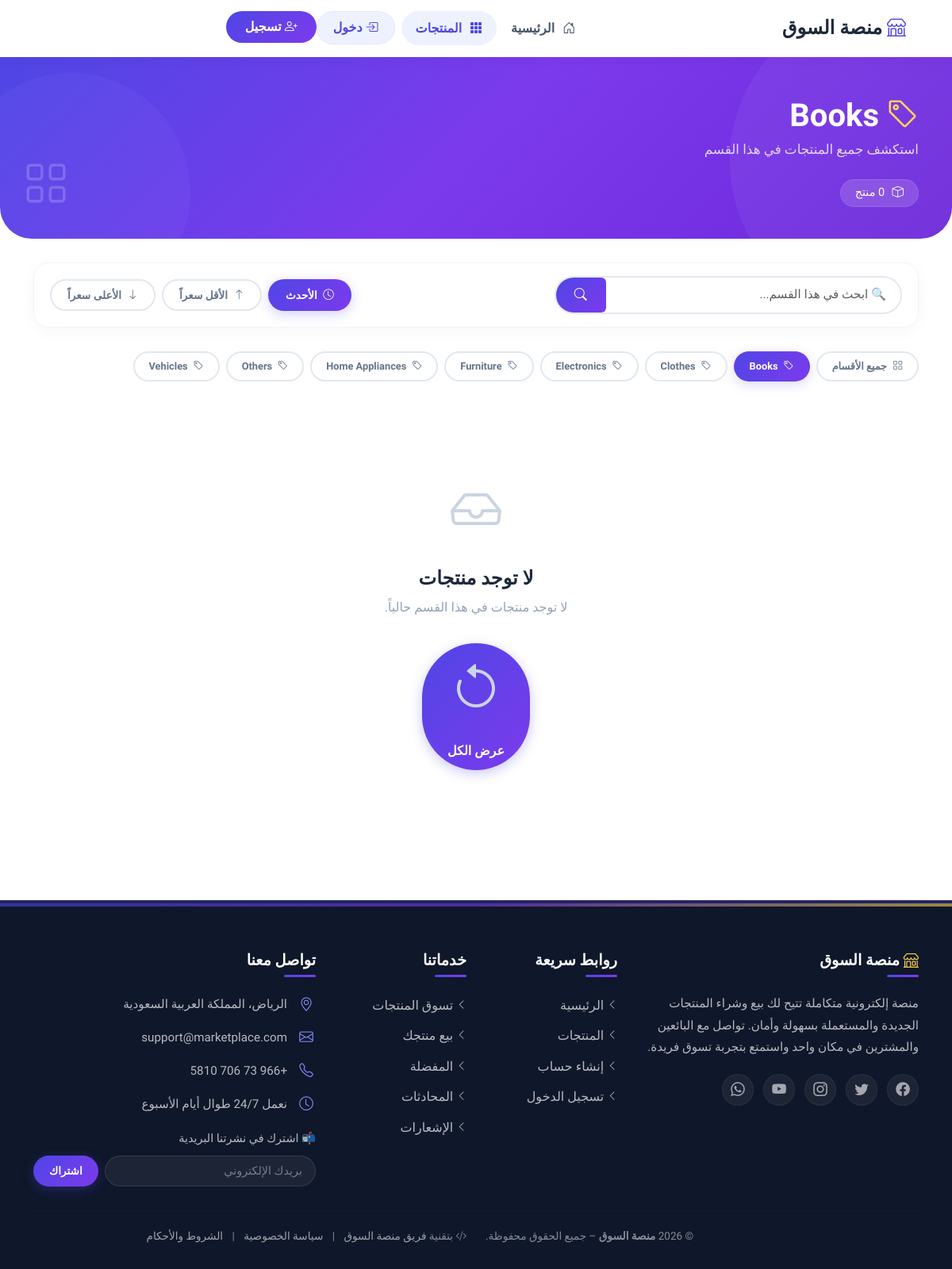
Screenshot of /products/category.php?id=5 with the database file from the repository.
### tables this page shows
CREATE TABLE IF NOT EXISTS `categories` (
  `id` INT(11) NOT NULL AUTO_INCREMENT,
  `name` VARCHAR(50) NOT NULL,
  `slug` VARCHAR(50) NOT NULL UNIQUE,
  `created_at` TIMESTAMP NOT NULL DEFAULT CURRENT_TIMESTAMP,
  PRIMARY KEY (`id`)
);

### includes/helpers.php (called while the page is built, shortened)
<?php
function sanitizeInput(string $data): string {
    $data = trim($data);
    $data = stripslashes($data);
    $data = htmlspecialchars($data, ENT_QUOTES, 'UTF-8');
    return $data;
}

### products/category.php (the view, shortened to what this page needs)
<?php
require_once '../includes/helpers.php';
$categoryId = filter_var($_GET['id'] ?? 0, FILTER_VALIDATE_INT);
$search = sanitizeInput($_GET['search'] ?? '');
$sort = $_GET['sort'] ?? 'newest';
$page = max(1, filter_var($_GET['page'] ?? 1, FILTER_VALIDATE_INT));
$limit = 12;
$offset = ($page - 1) * $limit;
try {
    $db = Database::getConnection();
    $stmtCat = $db->prepare('SELECT id, name, slug FROM categories WHERE id = ?');
    $stmtCat->execute([$categoryId]);
    $category = $stmtCat->fetch();
    $whereConditions = ['p.category_id = ?', 'p.status = "available"'];
    $params = [$categoryId];
    $whereClause = implode(' AND ', $whereConditions);
    $orderBy = match($sort) {
        'price_low' => 'p.price ASC',
        'price_high' => 'p.price DESC',
        'oldest' => 'p.created_at ASC',
        default => 'p.created_at DESC'
    };
    $countSql = "SELECT COUNT(*) as total FROM products p WHERE $whereClause";
    $stmt = $db->prepare($countSql);
    $stmt->execute($params);
    $total = $stmt->fetch()['total'];
    $sql = "SELECT p.*, u.name as seller_name,
            (SELECT image_path FROM product_images WHERE product_id = p.id AND is_primary = 1 LIMIT 1) as primary_image
            FROM products p
            JOIN users u ON p.seller_id = u.id
            WHERE $whereClause
            ORDER BY $orderBy
            LIMIT ? OFFSET ?";
    $stmt = $db->prepare($sql);
    $params[] = $limit;
    $params[] = $offset;
    $stmt->execute($params);
    $products = $stmt->fetchAll();
    $stmtAllCats = $db->query('SELECT id, name FROM categories ORDER BY name');
    $allCategories = $stmtAllCats->fetchAll();
} catch (PDOException $e) {
    $error = 'حدث خطأ في تحميل المنتجات.';
    $products = [];
    $allCategories = [];
}
require_once '../includes/header.php';
?>
<section class="category-header">
    <div class="container">
        <div class="row align-items-center">
            <div class="col-lg-8">
                <h1 class="page-title">
                    <i class="bi bi-tag"></i> <?php echo htmlspecialchars($category['name']); ?>
                </h1>
                <p class="page-subtitle">استكشف جميع المنتجات في هذا القسم</p>
                <span class="product-count">
                    <i class="bi bi-box"></i> <?php echo $total; ?> منتج
                </span>
            </div>
            <div class="col-lg-4 text-center d-none d-lg-block">
                <i class="bi bi-grid category-icon"></i>
            </div>
        </div>
    </div>
</section>
<div class="container pb-4">
    <div class="filter-section">
        <div class="row align-items-center g-3">
            <div class="col-md-5">
                <div class="search-box">
                    <form method="GET" action="">
                        <div class="input-group">
                            <input type="text" class="form-control" name="search" placeholder="🔍 ابحث في هذا القسم..." value="<?php echo htmlspecialchars($search); ?>">
                            <button class="btn btn-search" type="submit">
                                <i class="bi bi-search"></i>
                            </button>
                        </div>
                    </form>
                </div>
            </div>
            <div class="col-md-7">
                <div class="sort-buttons d-flex flex-wrap gap-2 justify-content-md-end">
                    <a href="?id=<?php echo $categoryId; ?>&sort=newest<?php echo $search ? '&search='.urlencode($search) : ''; ?>" class="btn <?php echo $sort === 'newest' ? 'active' : ''; ?>">
                        <i class="bi bi-clock"></i> الأحدث
                    </a>
                    <a href="?id=<?php echo $categoryId; ?>&sort=price_low<?php echo $search ? '&search='.urlencode($search) : ''; ?>" class="btn <?php echo $sort === 'price_low' ? 'active' : ''; ?>">
                        <i class="bi bi-arrow-up"></i> الأقل سعراً
                    </a>
                    <a href="?id=<?php echo $categoryId; ?>&sort=price_high<?php echo $search ? '&search='.urlencode($search) : ''; ?>" class="btn <?php echo $sort === 'price_high' ? 'active' : ''; ?>">
                        <i class="bi bi-arrow-down"></i> الأعلى سعراً
                    </a>
                </div>
            </div>
        </div>
    </div>
    <div class="category-pills">
        <a href="index.php" class="pill <?php echo !isset($_GET['id']) ? 'active' : ''; ?>">
            <i class="bi bi-grid"></i> جميع الأقسام
        </a>
        <?php foreach ($allCategories as $cat): ?>
            <a href="category.php?id=<?php echo $cat['id']; ?>" class="pill <?php echo $cat['id'] == $categoryId ? 'active' : ''; ?>">
                <i class="bi bi-tag"></i> <?php echo htmlspecialchars($cat['name']); ?>
            </a>
        <?php endforeach; ?>
    </div>
    <?php if (empty($products)): ?>
        <div class="empty-state">
            <i class="bi bi-inbox"></i>
            <h4>لا توجد منتجات</h4>
            <p>
                <?php if (!empty($search)): ?>
                    لم يتم العثور على نتائج مطابقة لبحثك في هذا القسم.
                <?php else: ?>
                    لا توجد منتجات في هذا القسم حالياً.
                <?php endif; ?>
            </p>
            <a href="category.php?id=<?php echo $categoryId; ?>" class="btn btn-primary rounded-pill mt-3">
                <i class="bi bi-arrow-counterclockwise"></i> عرض الكل
            </a>
        </div>
    <?php endif; ?>
</div>
<?php
require_once '../includes/footer.php';
?>
</body>
</html>

### assets/css/style.css (style rules this page uses)
:root { --primary: #4F46E5; --primary-dark: #4338CA; --primary-light: #818CF8; --secondary: #7C3AED; --gradient-main: linear-gradient(135deg, #4F46E5 0%, #7C3AED 100%); --gradient-hero: linear-gradient(135deg, #4F46E5 0%, #7C3AED 50%, #6D28D9 100%); --text-dark: #1A202C; --text-muted: #4A5568; --bg-light: #F7FAFC; --card-shadow: 0 10px 40px rgba(79, 70, 229, 0.08); --card-hover-shadow: 0 20px 60px rgba(79, 70, 229, 0.15); --radius-lg: 24px; --radius-md: 16px; --radius-sm: 12px; --transition: all 0.3s cubic-bezier(0.4, 0, 0.2, 1); }
* { font-family: 'Tajawal', sans-serif; margin: 0; padding: 0; box-sizing: border-box; }
body { background-color: #FFFFFF; color: var(--text-dark); line-height: 1.7; overflow-x: hidden; }
a { text-decoration: none; transition: var(--transition); }
.btn-primary { background: var(--gradient-main); border: none; color: #fff; padding: 12px 32px; border-radius: 50px; font-weight: 700; transition: var(--transition); box-shadow: 0 4px 15px rgba(79, 70, 229, 0.3); }

### products/category.php (style rules this page uses)
.category-header { background: linear-gradient(135deg, #4F46E5 0%, #7C3AED 50%, #6D28D9 100%); padding: 50px 0 40px; border-radius: 0 0 40px 40px; margin-bottom: 30px; position: relative; overflow: hidden; }
.category-header::before { content: ''; position: absolute; top: -30%; right: -10%; width: 400px; height: 400px; background: rgba(255,255,255,0.05); border-radius: 50%; }
.category-header::after { content: ''; position: absolute; bottom: -40%; left: -5%; width: 300px; height: 300px; background: rgba(255,255,255,0.03); border-radius: 50%; }
.category-header .category-icon { font-size: 3.5rem; color: rgba(255,255,255,0.2); position: absolute; left: 30px; bottom: 20px; }
.category-header .page-title { color: #fff; font-weight: 900; font-size: 2.5rem; margin-bottom: 4px; }
.category-header .page-title i { color: #FCD34D; }
.category-header .page-subtitle { color: rgba(255,255,255,0.8); font-size: 1.05rem; }
.category-header .product-count { display: inline-block; background: rgba(255,255,255,0.15); backdrop-filter: blur(4px); padding: 4px 18px; border-radius: 30px; color: #fff; font-size: 0.9rem; margin-top: 8px; border: 1px solid rgba(255,255,255,0.1); }
.category-header .product-count i { margin-left: 6px; }
.filter-section { background: #fff; border-radius: 20px; padding: 16px 20px; box-shadow: 0 4px 20px rgba(0,0,0,0.04); border: 1px solid #F1F5F9; margin-bottom: 30px; }
.filter-section .search-box .input-group { border-radius: 30px; overflow: hidden; border: 2px solid #E2E8F0; transition: 0.3s; }
.filter-section .search-box .form-control { border: none; padding: 10px 18px; font-size: 0.95rem; }
.filter-section .search-box .btn-search { background: linear-gradient(135deg, #4F46E5, #7C3AED); border: none; color: #fff; padding: 10px 24px; font-weight: 600; transition: 0.3s; }
.filter-section .sort-buttons .btn { border-radius: 30px !important; padding: 8px 20px; font-weight: 600; font-size: 0.85rem; border: 2px solid #E2E8F0; color: #64748B; transition: 0.3s; }
.filter-section .sort-buttons .btn.active { background: linear-gradient(135deg, #4F46E5, #7C3AED); border-color: transparent; color: #fff; box-shadow: 0 4px 15px rgba(79,70,229,0.25); }
.filter-section .sort-buttons .btn i { margin-left: 4px; }
.category-pills { display: flex; flex-wrap: wrap; gap: 8px; margin-bottom: 30px; }
.category-pills .pill { padding: 6px 18px; border-radius: 30px; font-size: 0.8rem; font-weight: 600; transition: 0.3s; text-decoration: none; border: 2px solid #E2E8F0; color: #64748B; background: #fff; }
.category-pills .pill.active { background: linear-gradient(135deg, #4F46E5, #7C3AED); border-color: transparent; color: #fff; box-shadow: 0 4px 15px rgba(79,70,229,0.2); }
.category-pills .pill i { margin-left: 4px; }
.empty-state { text-align: center; padding: 80px 20px; }
.empty-state i { font-size: 4rem; color: #CBD5E1; display: block; margin-bottom: 16px; }
.empty-state h4 { color: #1E293B; font-weight: 700; }
.empty-state p { color: #94A3B8; font-size: 1rem; }

### rows the page displays
categories: name "Books"
categories: name "Clothes"
categories: name "Electronics"
categories: name "Furniture"
categories: name "Home Appliances"
categories: name "Others"
categories: name "Vehicles"
